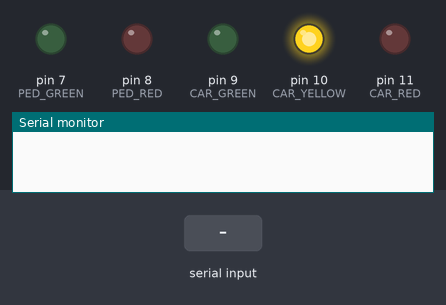
A sketch run on a simulated Arduino Uno, built with avr-gcc and run on an emulated ATmega328P. Parts: output pins drawn as LEDs (lit = HIGH), the last lines printed to the serial monitor. The test bench sets the inputs (shaded band).

Above: at 1.2 s.
1.3 s: "c" received over Serial
At 3.0 s:
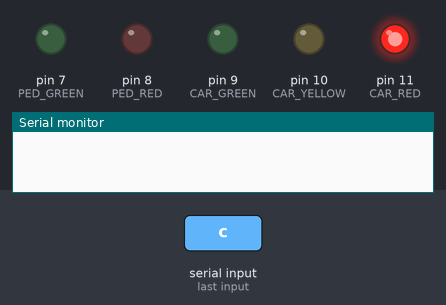
3.8 s: "p" received over Serial
At 5.9 s:
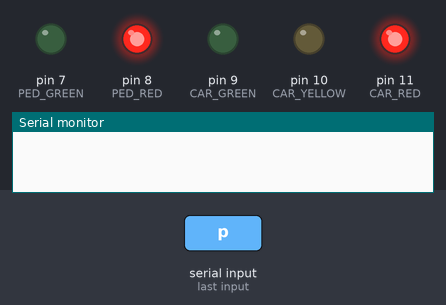
6.2 s: "s90\n" received over Serial
At 6.7 s:
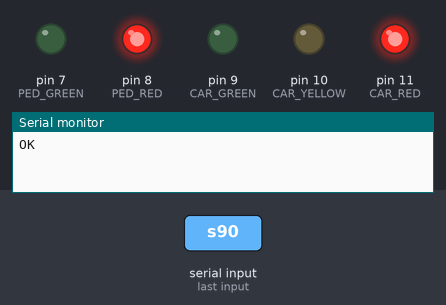
Timing chart, 0 to 9.2 s (numbered marks = the images above; inputs shaded):
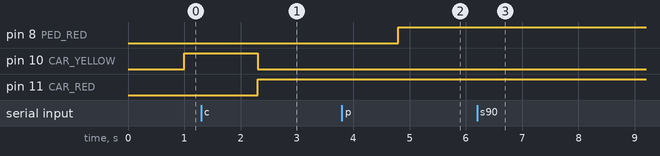

The sketch:

traffic_lights_walabot.ino
```cpp
/**************************************************************
   This code controls a simple traffic light using an
   Arduino MKR1000 through serial. More info:
   https://www.hackster.io/Abysmal/traffic-control-with-walabot-6dfe7a

   This project is made for "Walabot - Power to the Makers"
   contest on hackster.io. More info:
   https://www.hackster.io/contests/WalaBot

   author: Balázs Simon

 **************************************************************/

#define PED_GREEN   7
#define PED_RED     8
#define CAR_GREEN   9
#define CAR_YELLOW  10
#define CAR_RED     11
#define POT_PIN     A0
#define TIMEOUT     7500

int pedLightState = 3;
int carLightState = 4;

long timeSinceLastUpdate = 0;
long lightFlashing = 0;
int lightOn = LOW;


void setup() {
  Serial.begin(115200);
  pinMode(PED_GREEN, OUTPUT);
  pinMode(PED_RED, OUTPUT);
  pinMode(CAR_GREEN, OUTPUT);
  pinMode(CAR_YELLOW, OUTPUT);
  pinMode(CAR_RED, OUTPUT);
}


void loop() {
  if (Serial.available() > 0) {
    char which = Serial.peek();
    /*
      What does these characters mean?
      s - the master tries to find an mcu with proper behaviour. Answer must be "OK" to work
      p - setting pedestrian lights state
      c - setting car lights state
      d - sending car data and it also used for detect the presence of the master
    */
    if (which == 'p') {
      Serial.read();
      pedLightState = Serial.parseInt();
    }
    else if (which == 'c') {
      carLightState = Serial.parseInt();
    }
    else if (which == 's') {
      Serial.println("OK");
    }
    else if (which == 'd') {
      Serial.println(analogRead(POT_PIN) / 100);
    }

    while (Serial.available() > 0) {
      Serial.read();
    }

    timeSinceLastUpdate = millis();
  }

  if(millis() - timeSinceLastUpdate > TIMEOUT){
    pedLightState = 3;
    carLightState = 4;
  }

  updatePedLight(pedLightState);
  updateCarLight(carLightState);
}

void updatePedLight(int state) {

  switch (state) {
    case 0: //RED
      digitalWrite(PED_GREEN, LOW);
      digitalWrite(PED_RED, HIGH);
      break;
    case 1: //GREEN
      digitalWrite(PED_GREEN, HIGH);
      digitalWrite(PED_RED, LOW);
      break;
    case 2: //GREEN FLASHING
      if (millis() - lightFlashing > 500) {
        digitalWrite(PED_GREEN, lightOn);
        lightOn = ~lightOn;
        lightFlashing = millis();
      }
      break;
    case 3: //DISABLED:
      digitalWrite(PED_GREEN, LOW);
      digitalWrite(PED_RED, LOW);
  }
}

void updateCarLight(int state) {

  switch (state) {
    case 0: //RED
      digitalWrite(CAR_GREEN, LOW);
      digitalWrite(CAR_YELLOW, LOW);
      digitalWrite(CAR_RED, HIGH);
      break;
    case 1: //RED + YELLOW
      digitalWrite(CAR_GREEN, LOW);
      digitalWrite(CAR_YELLOW, HIGH);
      digitalWrite(CAR_RED, HIGH);
      break;
    case 2: //GREEN
      digitalWrite(CAR_GREEN, HIGH);
      digitalWrite(CAR_YELLOW, LOW);
      digitalWrite(CAR_RED, LOW);
      break;
    case 3: //YELLOW
      digitalWrite(CAR_GREEN, LOW);
      digitalWrite(CAR_YELLOW, HIGH);
      digitalWrite(CAR_RED, LOW);
      break;
    case 4: //DISABLED
      digitalWrite(CAR_GREEN, LOW);
      digitalWrite(CAR_RED, LOW);
      if (millis() - lightFlashing > 500) {
        digitalWrite(CAR_YELLOW, lightOn);
        lightOn = ~lightOn;
        lightFlashing = millis();
      }
      break;
  }
}
```

Measured:
- after the input at 1.3 s, pin 11 (CAR_RED): LOW → HIGH after 1.0 s
- after the input at 3.8 s, pin 8 (PED_RED): LOW → HIGH after 1.0 s
- after the input at 6.2 s, pin 8 (PED_RED), pin 11 (CAR_RED): stays HIGH (without the input it goes to LOW after 6.1 s); pin 10 (CAR_YELLOW): stays LOW (without the input it goes to HIGH after 6.6 s)
